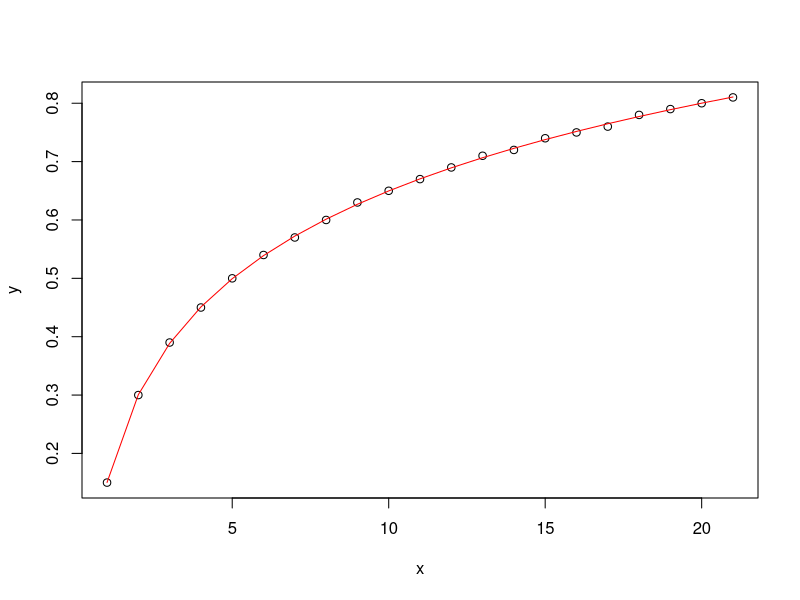
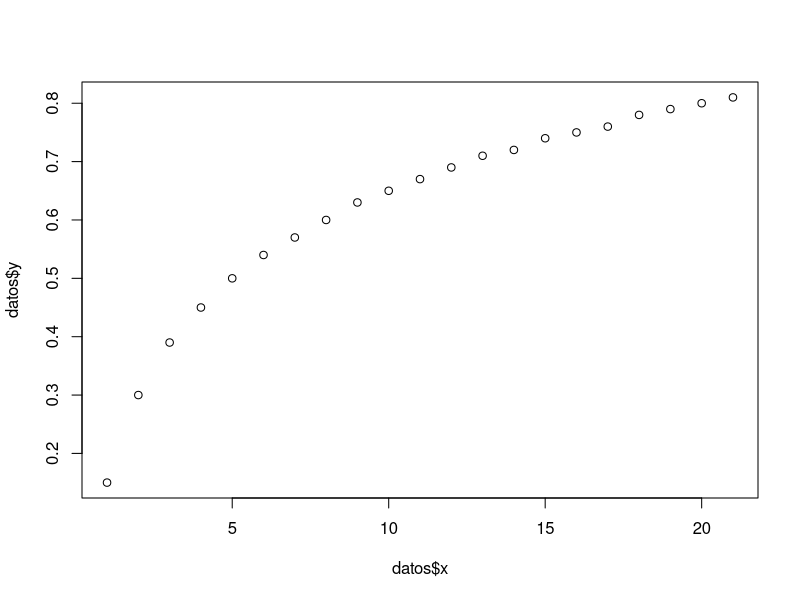
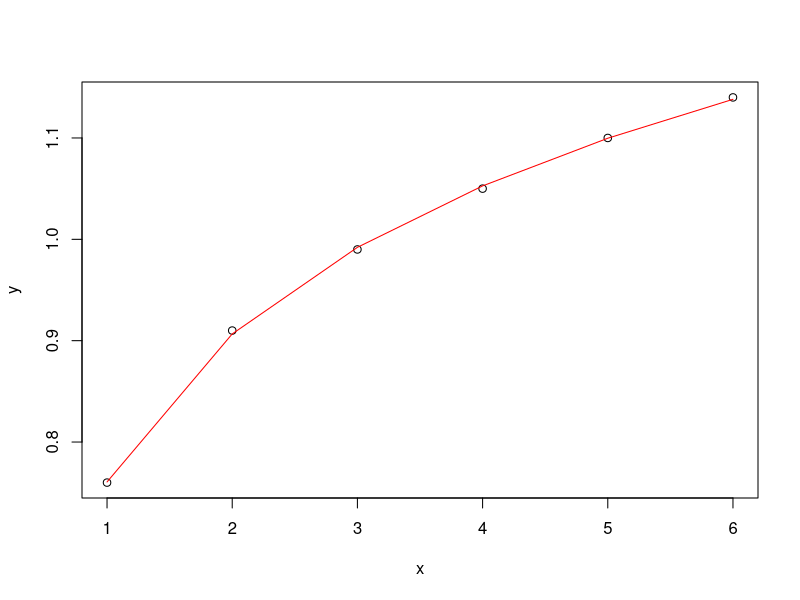
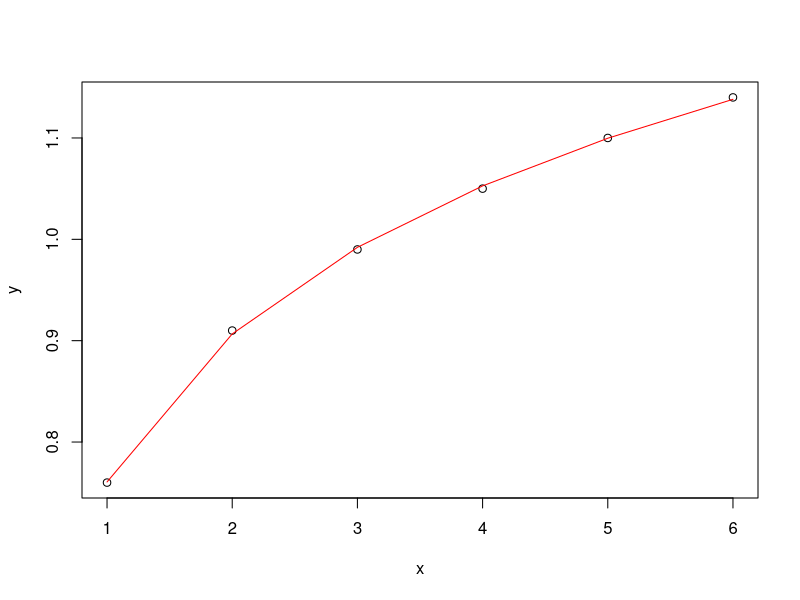
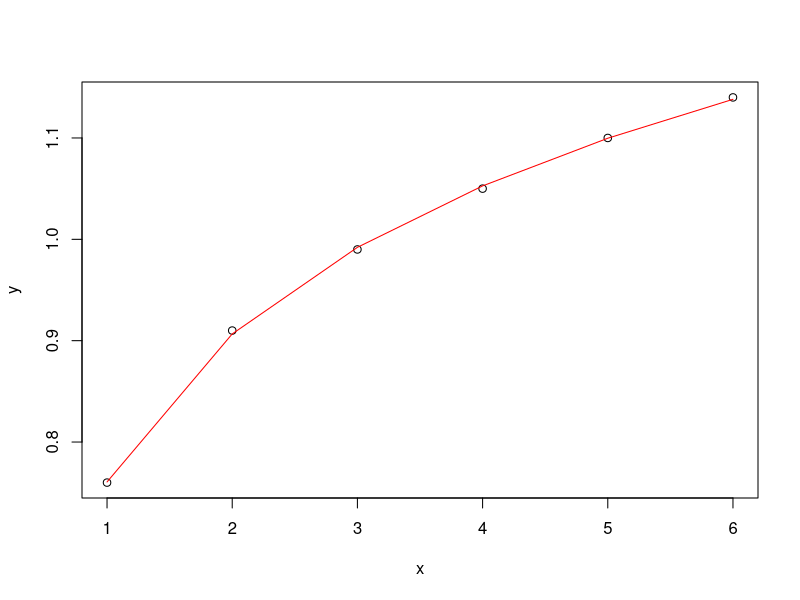
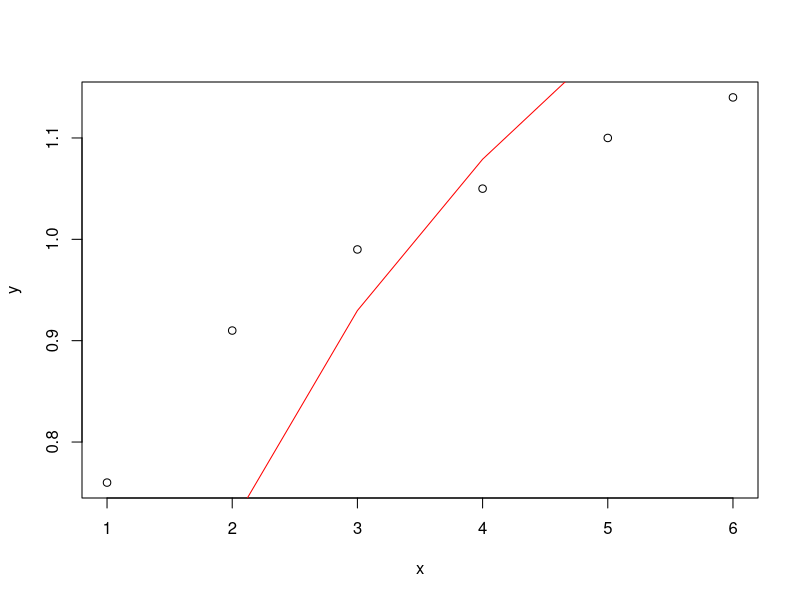

These figures' R source, in order:


#Clovers y=Strange Rate, x=Num Clovers
y <- c(0.15,0.30,0.39,0.45,0.50,0.54,0.57,0.60,0.63,0.65,0.67,0.69,0.71,0.72,0.74,0.75,0.76,0.78,0.79,0.80,0.81)
x <- c(1:length(y))


modelo <- nls(y ~ a + b * log(x), start = list(a = 0, b = 1)) # Valores iniciales para a y b
summary(modelo)

plot(x, y)
lines(x, predict(modelo), col = "red")

# Coeficientes
coef(modelo)


modelo <- nls(y ~ a + b * log10(x), start = list(a = 0, b = 1)) # Valores iniciales para a y b
summary(modelo)
coef(modelo)





datos <- data.frame(
    x =x,
    y = y)


datos$x_transformada <- 1 + log2(datos$x)

modelo <- lm(y ~ 0 + x_transformada, data = datos)
summary(modelo)

m <- coef(modelo)[1]
cat("Ecuación: y = (1 + log2(x)) *", m, "\n")


# Comparación visual (opcional):
x_nuevos <- seq(1, 50, length.out = 100)
y_pred <- (1 + log2(x_nuevos)) * m
plot(datos$x, datos$y)





## 16 hojas
y <- c(0.76,0.91,0.99,1.05,1.1,1.14)
x <- c(1:length(y))

modelo <- nls(y ~ a + b * log(x), start = list(a = 0, b = 1)) # Valores iniciales para a y b
summary(modelo)

plot(x, y)
lines(x, predict(modelo), col = "red")

# Coeficientes
coef(modelo)


modelo <- nls(y ~ a + b * log10(x), start = list(a = 0, b = 1)) # Valores iniciales para a y b
summary(modelo)
coef(modelo)


plot(x, y)
lines(x, predict(modelo), col = "red")



modelo <- nls(y ~ a + b * log2(x), start = list(a = 0, b = 1)) # Valores iniciales para a y b
summary(modelo)
coef(modelo)


plot(x, y)
lines(x, predict(modelo), col = "red")



datos <- data.frame(x =x,
                   y = y)


datos$x_transformada <- 1 + log2(datos$x)

modelo <- lm(y ~ 0 + x_transformada, data = datos)
summary(modelo)

m <- coef(modelo)[1]
cat("Ecuación: y = (1 + log2(x)) *", m, "\n")



plot(x, y)
lines(x, predict(modelo), col = "red")
